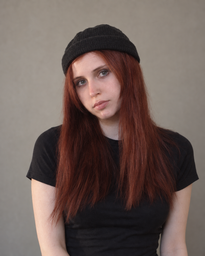
#> input picture GusevDA/1_ImageProcessing/input/02_woman_face.png, 205 x 256 px, shrunk from 1122 x 1402 before the run
$ python main.py
#> lines starting #> are read from the running program, lines starting #| are printed output that depends on the picture
### GusevDA/1_ImageProcessing/filters.py
import cv2
import numpy as np


def resize_image(image, scale=0.5):
    height, width = image.shape[:2]
    new_height = int(height * scale)
    new_width = int(width * scale)
    result = np.zeros((new_height, new_width, 3), dtype=np.uint8)

    for y in range(new_height):
        for x in range(new_width):
            old_y = int(y / scale)
            old_x = int(x / scale)
            result[y, x] = image[old_y, old_x]

    return result


def gray_image(image):
    result = image.copy()

    for y in range(image.shape[0]):
        for x in range(image.shape[1]):
            b, g, r = image[y, x]
            gray = int(0.114 * b + 0.587 * g + 0.299 * r)
            result[y, x] = [gray, gray, gray]

    return result


def antique_image(image):
    result = image.copy()

    for y in range(image.shape[0]):
        for x in range(image.shape[1]):
            b, g, r = image[y, x]
            new_r = min(255, int(0.393 * r + 0.769 * g + 0.189 * b))
            new_g = min(255, int(0.349 * r + 0.686 * g + 0.168 * b))
            new_b = min(255, int(0.272 * r + 0.534 * g + 0.131 * b))
            result[y, x] = [new_b, new_g, new_r]

    return result


def fade_image(image):
    result = image.copy()

    for y in range(image.shape[0]):
        for x in range(image.shape[1]):
            b, g, r = image[y, x]
            gray = int(0.114 * b + 0.587 * g + 0.299 * r)
            new_b = int(b * 0.5 + gray * 0.3 + 255 * 0.2)
            new_g = int(g * 0.5 + gray * 0.3 + 255 * 0.2)
            new_r = int(r * 0.5 + gray * 0.3 + 255 * 0.2)
            result[y, x] = [new_b, new_g, new_r]

    return result


def film_image(image):
    result = image.copy()

    for y in range(image.shape[0]):
        for x in range(image.shape[1]):
            b, g, r = image[y, x]
            new_b = min(255, int(b * 1.2))
            new_g = min(255, int(g * 0.9))
            new_r = min(255, int(255 - r * 0.5))
            result[y, x] = [new_b, new_g, new_r]

    return result


def matte_image(image):
    result = image.copy()
    height, width = image.shape[:2]
    center_x = width / 2
    center_y = height / 2
    radius_x = width / 2
    radius_y = height / 2

    for y in range(height):
        for x in range(width):
            distance = ((x - center_x) / radius_x) ** 2 + ((y - center_y) / radius_y) ** 2

            if distance > 0.55:
                k = min(1, (distance - 0.55) / 0.45)
                b, g, r = image[y, x]
                result[y, x] = [
                    int(b * (1 - k) + 255 * k),
                    int(g * (1 - k) + 255 * k),
                    int(r * (1 - k) + 255 * k),
                ]

    return result


def scratches_image(image):
    result = antique_image(image)
    height, width = image.shape[:2]

    noise = np.random.randint(-25, 26, image.shape)
    result = np.clip(result.astype(int) + noise, 0, 255).astype(np.uint8)

    for _ in range(25):
        x = np.random.randint(0, width)
        y1 = np.random.randint(0, height)
        y2 = min(height - 1, y1 + np.random.randint(30, 120))
        cv2.line(result, (x, y1), (x, y2), (230, 230, 230), 1)

    return result


def neon_image(image):
    gray = gray_image(image)
    result = np.zeros_like(image)
    height, width = image.shape[:2]

    for y in range(1, height - 1):
        for x in range(1, width - 1):
            pixel = int(gray[y, x][0])
            right = int(gray[y, x + 1][0])
            bottom = int(gray[y + 1, x][0])
            difference = abs(pixel - right) + abs(pixel - bottom)

            if difference > 50:
                result[y, x] = [255, 0, 255]
            else:
                result[y, x] = image[y, x] * 0.25

    return result


def apply_filter(image, filter_name):
    if filter_name == "resize":
        return resize_image(image)
    if filter_name == "gray":
        return gray_image(image)
    if filter_name == "antique":
        return antique_image(image)
    if filter_name == "fade":
        return fade_image(image)
    if filter_name == "film":
        return film_image(image)
    if filter_name == "matte":
        return matte_image(image)
    if filter_name == "scratches":
        return scratches_image(image)
    if filter_name == "neon":
        return neon_image(image)

    raise ValueError("Unknown filter")


FILTERS = ["resize", "gray", "antique", "fade", "film", "matte", "scratches", "neon"]

### GusevDA/1_ImageProcessing/main.py
import argparse
from pathlib import Path

import cv2

from filters import FILTERS, apply_filter


def cli_argument_parser():
    parser = argparse.ArgumentParser()
    parser.add_argument("--input", default="input/02_woman_face.png")
    parser.add_argument("--output", default="output")
    parser.add_argument("--filter", choices=FILTERS + ["all"], default="all")
    return parser


def read_image(image_path):
#> called with image_path = 'input/02_woman_face.png'
    image = cv2.imread(image_path)
#> image is the input picture: shape (256, 205, 3); mean B, G, R 88.2, 93.6, 109.5

    if image is None:
        raise FileNotFoundError("Image was not found or cannot be opened")

    return image


def save_image(path, image):
    cv2.imwrite(path, image)


def main():
    parser = cli_argument_parser()
    args = parser.parse_args()

    image = read_image(args.input)
    output_path = Path(args.output)

    if args.filter == "all":
        output_path.mkdir(exist_ok=True)

        for filter_name in FILTERS:
            result = apply_filter(image, filter_name)
            save_image(str(output_path / f"{filter_name}.png"), result)
#> this loop made 8 passes
#> pass 1, in main, `result = apply_filter(image, filter_name)`:
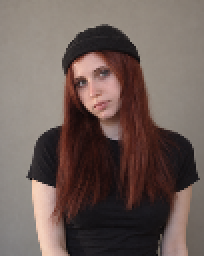
#> result: shape (128, 102, 3) (shown 2 times larger); mean B, G, R 88.2, 93.6, 109.5
#> pass 2, in main, `result = apply_filter(image, filter_name)`:
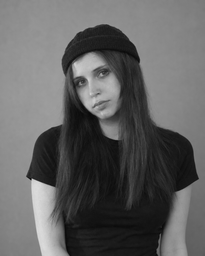
#> result: shape (256, 205, 3); min 9, max 220, mean 97.2
#> pass 3, in main, `result = apply_filter(image, filter_name)`:
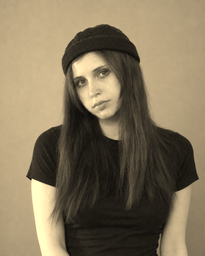
#> result: shape (256, 205, 3); mean B, G, R 90.8, 116.7, 130.7
    else:
        result = apply_filter(image, args.filter)
        save_image(str(output_path), result)


if __name__ == "__main__":
    main()
